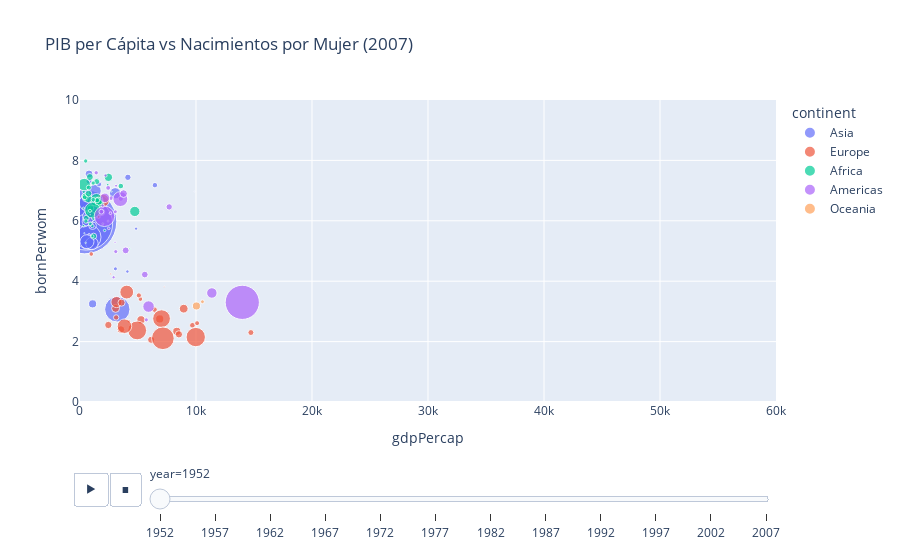

This figure's notebook cell:
### Code cell
# 3. Realice una animación del bubblechart anterior en el tiempo,
# considerando todos los años del dataset (A).

fig = px.scatter(
    df_gapminder,
    x="gdpPercap",
    y="bornPerwom",
    size="pop",
    title='PIB per Cápita vs Nacimientos por Mujer (2007)',
    size_max=70,
    color="continent",
    hover_name="country",
    animation_frame="year",
    animation_group="country",
    range_x=[1,60000],
    range_y=[0,10],)
fig.show()

### Figure 1 — Plotly figure (JSON) as saved in the notebook; plotly's stock layout.template omitted (floating-point values rounded to 4 significant figures)
{"data": [{"hovertemplate": "<b>%{hovertext}</b><br><br>continent=Asia<br>year=1952<br>gdpPercap=%{x}<br>bornPerwom=%{y}<br>pop=%{marker.size}<extra></extra>", "hovertext": ["Afghanistan", "Bahrain", "Bangladesh", "Cambodia", "China", "Hong Kong", "India", "Indonesia", "Iran", "Iraq", "Israel", "Japan", "Jordan", "North Korea", "Kuwait", "Lebanon", "Malaysia", "Mongolia", "Myanmar", "Nepal", "Oman", "Pakistan", "Philippines", "Saudi Arabia", "Singapore", "South Korea", "Sri Lanka", "Syria", "Taiwan", "Thailand", "Vietnam", "Yemen"], "ids": ["Afghanistan", "Bahrain", "Bangladesh", "Cambodia", "China", "Hong Kong", "India", "Indonesia", "Iran", "Iraq", "Israel", "Japan", "Jordan", "North Korea", "Kuwait", "Lebanon", "Malaysia", "Mongolia", "Myanmar", "Nepal", "Oman", "Pakistan", "Philippines", "Saudi Arabia", "Singapore", "South Korea", "Sri Lanka", "Syria", "Taiwan", "Thailand", "Vietnam", "Yemen"], "legendgroup": "Asia", "marker": {"color": "#636efa", "size": [8425333, 120447, 46886859, 4693836, 556263528, 2125900, 372000000, 82052000, 17272000, 5441766, 1620914, 86459025, 607914, 8865488, 160000, 1439529, 6748378, 800663, 20092996, 9182536, 507833, 41346560, 22438691, 4005677, 1127000, 20947571, 7982342, 3661549, 8550362, 21289402, 26246839, 4963829], "sizemode": "area", "sizeref": 269100.0, "symbol": "circle"}, "mode": "markers", "name": "Asia", "orientation": "v", "showlegend": true, "type": "scatter", "x": [779.4, 9867.0, 684.2, 368.5, 400.4, 3054.0, 546.6, 749.7, 3035.0, 4130.0, 4087.0, 3217.0, 1547.0, 1088.0, 108400.0, 4835.0, 1831.0, 786.6, 331, 545.9, 1828.0, 684.6, 1273.0, 6460.0, 2315.0, 1031.0, 1084.0, 1643.0, 1207.0, 757.8, 605.1, 781.7], "xaxis": "x", "y": [7.55, 6.97, 6.33, 6.95, 5.97, 4.41, 5.9, 5.46, 6.91, 7.44, 4.32, 3.07, 7.39, 3.25, 7.21, 5.74, 6.29, 5.54, 6, 5.97, 7.25, 6.6, 6.99, 7.18, 6.62, 5.25, 5.84, 7.21, 6.38, 6.14, 5.31, 7.31], "yaxis": "y"}, {"hovertemplate": "<b>%{hovertext}</b><br><br>continent=Europe<br>year=1952<br>gdpPercap=%{x}<br>bornPerwom=%{y}<br>pop=%{marker.size}<extra></extra>", "hovertext": ["Albania", "Austria", "Belgium", "Bosnia and Herzegovina", "Bulgaria", "Croatia", "Czech Republic", "Denmark", "Finland", "France", "Germany", "Greece", "Hungary", "Iceland", "Ireland", "Italy", "Montenegro", "Netherlands", "Norway", "Poland", "Portugal", "Romania", "Serbia", "Slovak Republic", "Slovenia", "Spain", "Sweden", "Switzerland", "Turkey", "United Kingdom"], "ids": ["Albania", "Austria", "Belgium", "Bosnia and Herzegovina", "Bulgaria", "Croatia", "Czech Republic", "Denmark", "Finland", "France", "Germany", "Greece", "Hungary", "Iceland", "Ireland", "Italy", "Montenegro", "Netherlands", "Norway", "Poland", "Portugal", "Romania", "Serbia", "Slovak Republic", "Slovenia", "Spain", "Sweden", "Switzerland", "Turkey", "United Kingdom"], "legendgroup": "Europe", "marker": {"color": "#EF553B", "size": [1282697, 6927772, 8730405, 2791000, 7274900, 3882229, 9125183, 4334000, 4090500, 42459667, 69145952, 7733250, 9504000, 147962, 2952156, 47666000, 413834, 10381988, 3327728, 25730551, 8526050, 16630000, 6860147, 3558137, 1489518, 28549870, 7124673, 4815000, 22235677, 50430000], "sizemode": "area", "sizeref": 269100.0, "symbol": "circle"}, "mode": "markers", "name": "Europe", "orientation": "v", "showlegend": true, "type": "scatter", "x": [1601.0, 6137.0, 8343.0, 973.5, 2444.0, 3119.0, 6876.0, 9692.0, 6425.0, 7030.0, 7144.0, 3531.0, 5264.0, 7268.0, 5210.0, 4931.0, 2648.0, 8942.0, 10100.0, 4029.0, 3068.0, 3145.0, 3581.0, 5075.0, 4215.0, 3834.0, 8528.0, 14730.0, 1969.0, 9980.0], "xaxis": "x", "y": [6.13, 2.06, 2.34, 4.9, 2.55, 2.8, 2.75, 2.54, 3.06, 2.76, 2.11, 2.4, 2.72, 3.82, 3.41, 2.37, 4.24, 3.09, 2.61, 3.64, 3.1, 3.31, 3.29, 3.53, 2.67, 2.51, 2.24, 2.3, 6.67, 2.15], "yaxis": "y"}, {"hovertemplate": "<b>%{hovertext}</b><br><br>continent=Africa<br>year=1952<br>gdpPercap=%{x}<br>bornPerwom=%{y}<br>pop=%{marker.size}<extra></extra>", "hovertext": ["Algeria", "Angola", "Benin", "Botswana", "Burkina Faso", "Burundi", "Cameroon", "Central African Republic", "Chad", "Comoros", "Rep.Congo", "Cote d'Ivoire", "Djibouti", "Egypt", "Equatorial Guinea", "Eritrea", "Ethiopia", "Gabon", "Gambia", "Ghana", "Guinea", "Guinea+AC0-Bissau", "Kenya", "Lesotho", "Liberia", "Libya", "Madagascar", "Malawi", "Mali", "Mauritania", "Mauritius", "Morocco", "Mozambique", "Namibia", "Niger", "Nigeria", "Reunion", "Rwanda", "Sao Tome and Principe", "Senegal", "Sierra Leone", "Somalia", "South Africa", "Sudan", "Swaziland", "Tanzania", "Togo", "Tunisia", "Uganda", "Zambia", "Zimbabwe"], "ids": ["Algeria", "Angola", "Benin", "Botswana", "Burkina Faso", "Burundi", "Cameroon", "Central African Republic", "Chad", "Comoros", "Rep.Congo", "Cote d'Ivoire", "Djibouti", "Egypt", "Equatorial Guinea", "Eritrea", "Ethiopia", "Gabon", "Gambia", "Ghana", "Guinea", "Guinea+AC0-Bissau", "Kenya", "Lesotho", "Liberia", "Libya", "Madagascar", "Malawi", "Mali", "Mauritania", "Mauritius", "Morocco", "Mozambique", "Namibia", "Niger", "Nigeria", "Reunion", "Rwanda", "Sao Tome and Principe", "Senegal", "Sierra Leone", "Somalia", "South Africa", "Sudan", "Swaziland", "Tanzania", "Togo", "Tunisia", "Uganda", "Zambia", "Zimbabwe"], "legendgroup": "Africa", "marker": {"color": "#00cc96", "size": [9279525, 4232095, 1738315, 442308, 4469979, 2445618, 5009067, 1291695, 2682462, 153936, 854885, 2977019, 63149, 22223309, 216964, 1438760, 20860941, 420702, 284320, 5581001, 2664249, 580653, 6464046, 748747, 863308, 1019729, 4762912, 2917802, 3838168, 1022556, 516556, 9939217, 6446316, 485831, 3379468, 33119096, 257700, 2534927, 60011, 2755589, 2143249, 2526994, 14264935, 8504667, 290243, 8322925, 1219113, 3647735, 5824797, 2672000, 3080907], "sizemode": "area", "sizeref": 269100.0, "symbol": "circle"}, "mode": "markers", "name": "Africa", "orientation": "v", "showlegend": true, "type": "scatter", "x": [2449.0, 3521.0, 1063.0, 851.2, 543.3, 339.3, 1173.0, 1071.0, 1179.0, 1103.0, 2126.0, 1389.0, 2670.0, 1419.0, 375.6, 328.9, 362.1, 4293.0, 485.2, 911.3, 510.2, 299.9, 853.5, 298.8, 575.6, 2388.0, 1443.0, 369.2, 452.3, 743.1, 1968.0, 1688.0, 468.5, 2424.0, 761.9, 1077.0, 2719.0, 493.3, 879.6, 1450.0, 879.8, 1136.0, 4725.0, 1616.0, 1148.0, 716.7, 859.8, 1468.0, 734.8, 1147.0, 406.9], "xaxis": "x", "y": [7.44, 7.15, 5.83, 6.49, 6.09, 6.8, 5.49, 5.49, 6.09, 5.93, 5.68, 6.74, 6.31, 6.69, 5.59, 6.96, 7.2, 5.07, 5.27, 6.42, 5.99, 6.42, 7.45, 5.84, 6.26, 7.19, 7.3, 6.82, 6.73, 6.3, 5.9, 6.58, 6.81, 5.99, 7.1, 6.35, 6.97, 7.98, 6.2, 6.68, 5.9, 7.25, 6.31, 6.65, 6.7, 6.73, 6.33, 6.68, 6.9, 6.7, 6.78], "yaxis": "y"}, {"hovertemplate": "<b>%{hovertext}</b><br><br>continent=Americas<br>year=1952<br>gdpPercap=%{x}<br>bornPerwom=%{y}<br>pop=%{marker.size}<extra></extra>", "hovertext": ["Argentina", "Bolivia", "Brazil", "Canada", "Chile", "Colombia", "Costa Rica", "Cuba", "Dominican Republic", "Ecuador", "El Salvador", "Guatemala", "Haiti", "Honduras", "Jamaica", "Mexico", "Nicaragua", "Panama", "Paraguay", "Peru", "Puerto Rico", "Trinidad and Tobago", "United States", "Uruguay", "Venezuela"], "ids": ["Argentina", "Bolivia", "Brazil", "Canada", "Chile", "Colombia", "Costa Rica", "Cuba", "Dominican Republic", "Ecuador", "El Salvador", "Guatemala", "Haiti", "Honduras", "Jamaica", "Mexico", "Nicaragua", "Panama", "Paraguay", "Peru", "Puerto Rico", "Trinidad and Tobago", "United States", "Uruguay", "Venezuela"], "legendgroup": "Americas", "marker": {"color": "#ab63fa", "size": [17876956, 2883315, 56602560, 14785584, 6377619, 12350771, 926317, 6007797, 2491346, 3548753, 2042865, 3146381, 3201488, 1517453, 1426095, 30144317, 1165790, 940080, 1555876, 8025700, 2227000, 662850, 157553000, 2252965, 5439568], "sizemode": "area", "sizeref": 269100.0, "symbol": "circle"}, "mode": "markers", "name": "Americas", "orientation": "v", "showlegend": true, "type": "scatter", "x": [5911.0, 2677.0, 2109.0, 11370.0, 3940.0, 2144.0, 2627.0, 5587.0, 1398.0, 3522.0, 3048.0, 2428.0, 1840.0, 2195.0, 2899.0, 3478.0, 3112.0, 2480.0, 1952.0, 3759.0, 3082.0, 3023.0, 13990.0, 5717.0, 7690.0], "xaxis": "x", "y": [3.16, 6.75, 6.15, 3.61, 5.02, 6.76, 6.25, 4.22, 7.59, 6.73, 6.3, 7.09, 6.3, 7.5, 4.13, 6.72, 7.16, 5.75, 6.5, 6.9, 4.98, 5.29, 3.3, 2.72, 6.46], "yaxis": "y"}, {"hovertemplate": "<b>%{hovertext}</b><br><br>continent=Oceania<br>year=1952<br>gdpPercap=%{x}<br>bornPerwom=%{y}<br>pop=%{marker.size}<extra></extra>", "hovertext": ["Australia", "New Zealand"], "ids": ["Australia", "New Zealand"], "legendgroup": "Oceania", "marker": {"color": "#FFA15A", "size": [8691212, 1994794], "sizemode": "area", "sizeref": 269100.0, "symbol": "circle"}, "mode": "markers", "name": "Oceania", "orientation": "v", "showlegend": true, "type": "scatter", "x": [10040.0, 10560.0], "xaxis": "x", "y": [3.18, 3.32], "yaxis": "y"}], "layout": {"legend": {"itemsizing": "constant", "title": {"text": "continent"}, "tracegroupgap": 0}, "sliders": [{"active": 0, "currentvalue": {"prefix": "year="}, "len": 0.9, "pad": {"b": 10, "t": 60}, "steps": [{"args": [["1952"], {"frame": {"duration": 0, "redraw": false}, "fromcurrent": true, "mode": "immediate", "transition": {"duration": 0, "easing": "linear"}}], "label": "1952", "method": "animate"}, {"args": [["1957"], {"frame": {"duration": 0, "redraw": false}, "fromcurrent": true, "mode": "immediate", "transition": {"duration": 0, "easing": "linear"}}], "label": "1957", "method": "animate"}, {"args": [["1962"], {"frame": {"duration": 0, "redraw": false}, "fromcurrent": true, "mode": "immediate", "transition": {"duration": 0, "easing": "linear"}}], "label": "1962", "method": "animate"}, {"args": [["1967"], {"frame": {"duration": 0, "redraw": false}, "fromcurrent": true, "mode": "immediate", "transition": {"duration": 0, "easing": "linear"}}], "label": "1967", "method": "animate"}, {"args": [["1972"], {"frame": {"duration": 0, "redraw": false}, "fromcurrent": true, "mode": "immediate", "transition": {"duration": 0, "easing": "linear"}}], "label": "1972", "method": "animate"}, {"args": [["1977"], {"frame": {"duration": 0, "redraw": false}, "fromcurrent": true, "mode": "immediate", "transition": {"duration": 0, "easing": "linear"}}], "label": "1977", "method": "animate"}, {"args": [["1982"], {"frame": {"duration": 0, "redraw": false}, "fromcurrent": true, "mode": "immediate", "transition": {"duration": 0, "easing": "linear"}}], "label": "1982", "method": "animate"}, {"args": [["1987"], {"frame": {"duration": 0, "redraw": false}, "fromcurrent": true, "mode": "immediate", "transition": {"duration": 0, "easing": "linear"}}], "label": "1987", "method": "animate"}, {"args": [["1992"], {"frame": {"duration": 0, "redraw": false}, "fromcurrent": true, "mode": "immediate", "transition": {"duration": 0, "easing": "linear"}}], "label": "1992", "method": "animate"}, {"args": [["1997"], {"frame": {"duration": 0, "redraw": false}, "fromcurrent": true, "mode": "immediate", "transition": {"duration": 0, "easing": "linear"}}], "label": "1997", "method": "animate"}, {"args": [["2002"], {"frame": {"duration": 0, "redraw": false}, "fromcurrent": true, "mode": "immediate", "transition": {"duration": 0, "easing": "linear"}}], "label": "2002", "method": "animate"}, {"args": [["2007"], {"frame": {"duration": 0, "redraw": false}, "fromcurrent": true, "mode": "immediate", "transition": {"duration": 0, "easing": "linear"}}], "label": "2007", "method": "animate"}], "x": 0.1, "xanchor": "left", "y": 0, "yanchor": "top"}], "title": {"text": "PIB per Cápita vs Nacimientos por Mujer (2007)"}, "updatemenus": [{"buttons": [{"args": [null, {"frame": {"duration": 500, "redraw": false}, "fromcurrent": true, "mode": "immediate", "transition": {"duration": 500, "easing": "linear"}}], "label": "&#9654;", "method": "animate"}, {"args": [[null], {"frame": {"duration": 0, "redraw": false}, "fromcurrent": true, "mode": "immediate", "transition": {"duration": 0, "easing": "linear"}}], "label": "&#9724;", "method": "animate"}], "direction": "left", "pad": {"r": 10, "t": 70}, "showactive": false, "type": "buttons", "x": 0.1, "xanchor": "right", "y": 0, "yanchor": "top"}], "xaxis": {"anchor": "y", "domain": [0, 1], "range": [1, 60000], "title": {"text": "gdpPercap"}}, "yaxis": {"anchor": "x", "domain": [0, 1], "range": [0, 10], "title": {"text": "bornPerwom"}}}}
